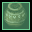

Tiled map render using the project's own tile images. Description and the map definition, with tile-layer contents summarised, below:
An orthogonal 1x1 tile map with 32x32 px tiles, 2 tile layers (dynamics, collision), 1 hidden layer not drawn, 6 tilesets.

<map version="1.0" orientation="orthogonal" width="1" height="1" tilewidth="32" tileheight="32">
 <tileset firstgid="1" name="furniture-modern" tilewidth="32" tileheight="32">
  <image source="../maps/graphics/tiles/furniture-modern.png" width="512" height="512" />
 </tileset>
 <tileset firstgid="257" name="furniture-placement" tilewidth="32" tileheight="32">
  <image source="../maps/graphics/tiles/furniture-placement.png" width="64" height="64" />
  <tile id="2">
   <properties>
    <property name="constraint" value="ground" />
   </properties>
  </tile>
  <tile id="3">
   <properties>
    <property name="constraint" value="wall" />
   </properties>
  </tile>
 </tileset>
 <tileset firstgid="261" name="collision" tilewidth="32" tileheight="32">
  <image source="../maps/graphics/tiles/collision.png" width="64" height="64" />
  <tile id="0">
   <properties>
    <property name="collision" value="short" />
   </properties>
  </tile>
  <tile id="2">
   <properties>
    <property name="transient" value="" />
   </properties>
  </tile>
 </tileset>
 <tileset firstgid="265" name="furniture-lab" tilewidth="32" tileheight="32">
  <image source="../maps/graphics/tiles/furniture-lab.png" width="512" height="512" />
 </tileset>
 <tileset firstgid="521" name="future-obj3" tilewidth="32" tileheight="32">
  <image source="../image-atlases/future-obj3.png" width="512" height="512" />
 </tileset>
 <tileset firstgid="777" name="future-obj4" tilewidth="32" tileheight="32">
  <image source="../image-atlases/future-obj4.png" width="512" height="512" />
 </tileset>
 <layer name="dynamics" width="1" height="1">
  <properties>
   <property name="category" value="low" />
  </properties>
  <data>[1 cells, 1 non-empty, 1 distinct tile ids]</data>
 </layer>
 <layer name="constraints" width="1" height="1" visible="0">
  <data>[1 cells, 1 non-empty, 1 distinct tile ids]</data>
 </layer>
 <layer name="collision" width="1" height="1">
  <data>[1 cells, 1 non-empty, 1 distinct tile ids]</data>
 </layer>
</map>
